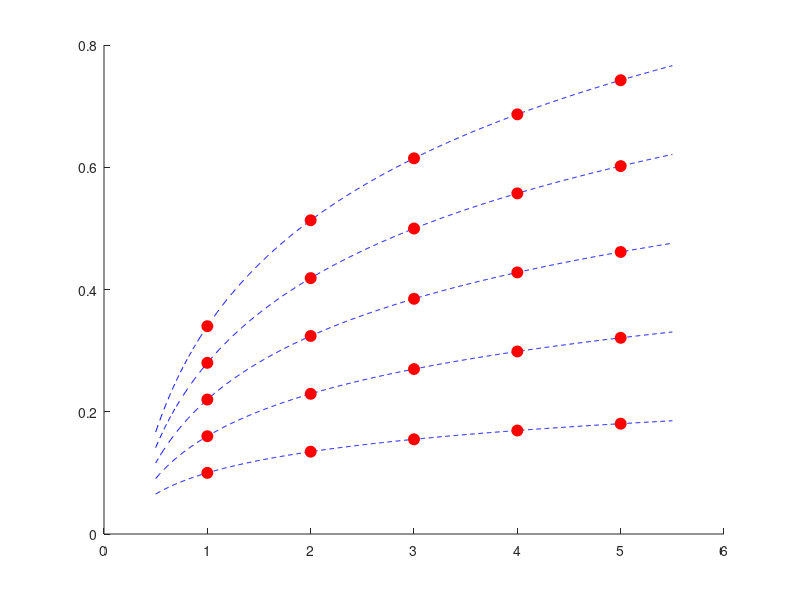

The MATLAB source for this figure: (Note: this script raises an error after producing the figure.)
clear, clc
p = linspace(1,5,5);
x = linspace(0.5,5.5,1000);
b = 0.1:0.06:0.34;
a = 0.08:0.04:0.24;
m = 0.05:0.05:0.25;
figure; hold on;
for i=1:5
    y = @(x) b(i) + m(i).*log(x);
    plot(x, y(x),"b--")
    plot(p, y(p), "ro", 'MarkerSize', 8, 'MarkerFaceColor','r');
end
ax = gca;
ax.XGrid = 'off';
ax.YGrid = 'on';
xticks(p);
yticks(0:0.1:1);
ylim([0 1]);
xlabel("Difficulty");
ylabel("Probability");
title("Logarithmic curve");
figure; hold on;
for i=1:5
    y = @(x) a(i)*exp(m(i)*x);
    plot(x, y(x),"b--")
    plot(p, y(p), "ro", 'MarkerSize', 8, 'MarkerFaceColor','r');
end
ax = gca;
ax.XGrid = 'off';
ax.YGrid = 'on';
xticks(p);
yticks(0:0.1:1);
ylim([0 1]);
xlabel("Difficulty");
ylabel("Probability");
title("Exponential curve");